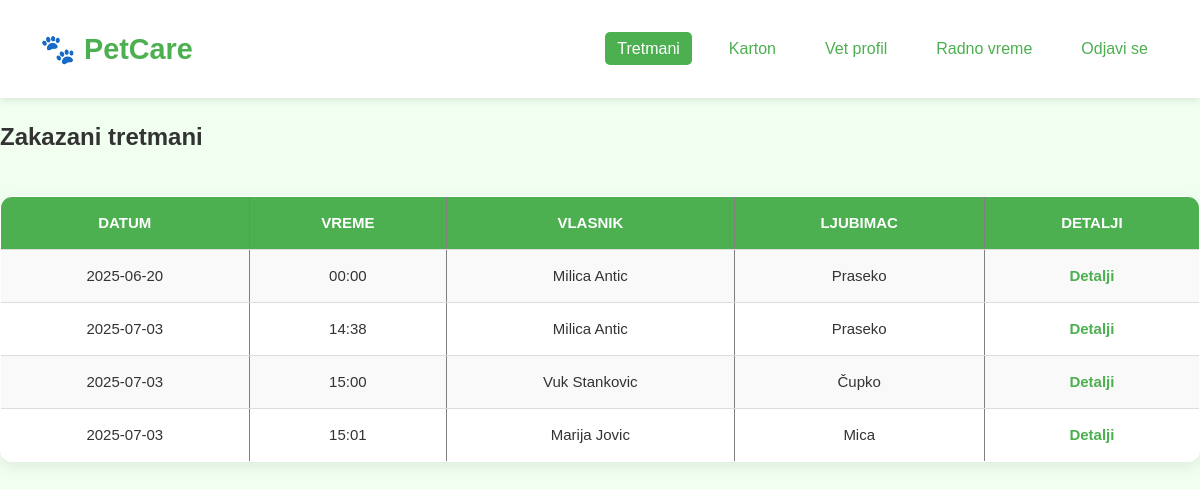
Before: /vet_treatments_info.php (signed in) with the older database file.
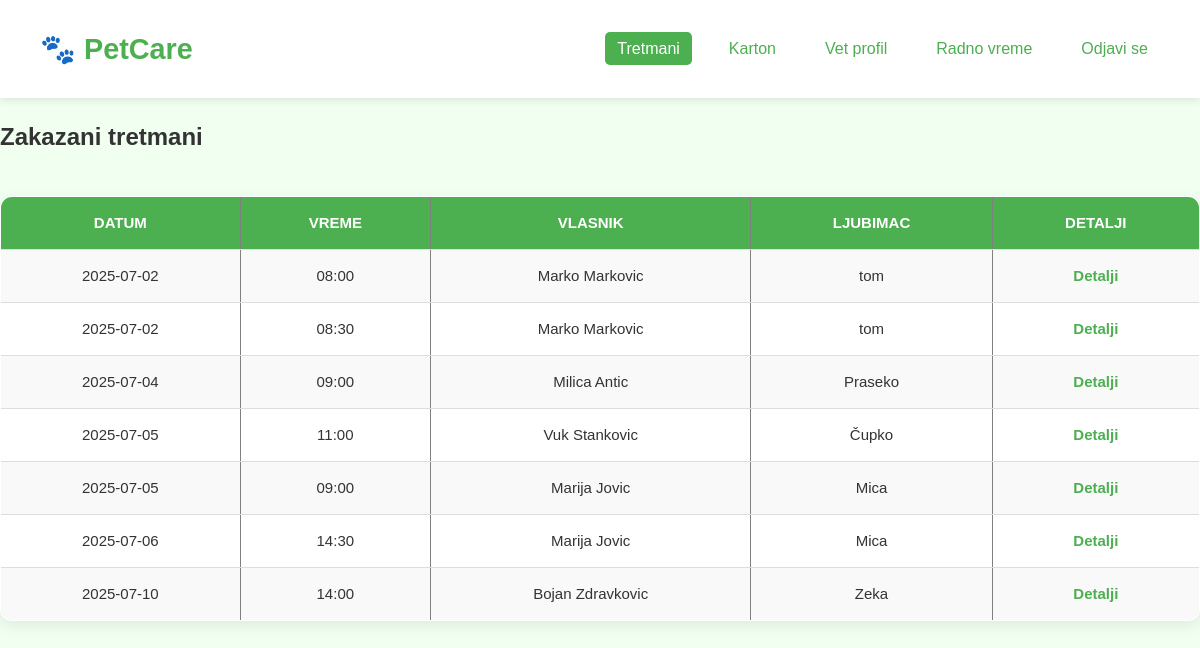
After: the same page with the newer database file.
### tables this page shows
CREATE TABLE `appointments` (
  `id` int(10) UNSIGNED NOT NULL,
  `pet_id` int(10) UNSIGNED NOT NULL,
  `veterinarian_id` int(10) UNSIGNED NOT NULL,
  `service_id` int(10) UNSIGNED NOT NULL,
  `appointment_date` datetime NOT NULL,
  `start_time` time NOT NULL,
  `end_time` time NOT NULL,
  `time_slot` time DEFAULT NULL,
  `status` enum('scheduled','canceled','done') DEFAULT 'scheduled',
  `notes` text DEFAULT NULL,
  `created_at` datetime DEFAULT current_timestamp(),
  `reservation_code` varchar(100) DEFAULT NULL,
  `user_id` int(11) DEFAULT NULL,
  `schedule_id` int(11) DEFAULT NULL
);

CREATE TABLE `pets` (
  `id` int(10) UNSIGNED NOT NULL,
  `name` varchar(100) NOT NULL,
  `age` int(11) DEFAULT NULL,
  `birth_date` date DEFAULT NULL,
  `gender` enum('muski','zenski','nepoznat') DEFAULT 'nepoznat',
  `type_id` int(10) UNSIGNED DEFAULT NULL,
  `breed_id` int(10) UNSIGNED DEFAULT NULL,
  `owner_id` int(10) UNSIGNED DEFAULT NULL,
  `photo` varchar(255) DEFAULT NULL
);

### functions.php (called while the page is built, shortened)
<?php
function get_appointments_for_vet(PDO $pdo, int $vetId): array {
    $stmt = $pdo->prepare("
        SELECT
            a.id AS appointment_id,
            a.appointment_date,
            a.start_time,
            p.name AS pet_name,
            CONCAT(u.first_name, ' ', u.last_name) AS owner_name
        FROM appointments a
        JOIN pets p ON a.pet_id = p.id
        JOIN pet_owners po ON p.owner_id = po.id
        JOIN users u ON po.user_id = u.id
        WHERE a.veterinarian_id = ?
        ORDER BY a.appointment_date ASC
    ");
    $stmt->execute([$vetId]);
    return $stmt->fetchAll(PDO::FETCH_ASSOC);
}

### vet_treatments_info.php (the view, shortened to what this page needs)
<?php
require_once 'functions.php';
$vetId = $_SESSION['vet_id'];
$tretmani = get_appointments_for_vet($pdo, $vetId);
?>
<!DOCTYPE html>
<html>
<head>
    <link rel="stylesheet" href="css/css.css">
</head>
<body>
<header>
    <div class="logo">🐾 PetCare</div>
    <nav>
        <ul>
            <li><a href="vet_treatments_info.php" class="active">Tretmani</a></li>
            <li><a href="vet_electronic_card.php">Karton</a></li>
            <li><a href="vet_profile.php">Vet profil</a></li>
            <li><a href="vet_schedule.php">Radno vreme</a></li>
            <li><a href="logout.php">Odjavi se</a></li>
        </ul>
    </nav>
</header>
<h2>Zakazani tretmani</h2>
<table border="1" cellpadding="8" cellspacing="0">
    <tr>
        <th>Datum</th>
        <th>Vreme</th>
        <th>Vlasnik</th>
        <th>Ljubimac</th>
        <th>Detalji</th>
    </tr>
    <?php foreach ($tretmani as $t): ?>
        <tr>
            <td><?= date('Y-m-d', strtotime($t['appointment_date'])) ?></td>
            <td><?= date('H:i', strtotime($t['start_time'])) ?></td>
            <td><?= htmlspecialchars($t['owner_name']) ?></td>
            <td><?= htmlspecialchars($t['pet_name']) ?></td>
            <td>
                <?php echo '<a href="vet_treatments_details.php?appointment_id=' . $t['appointment_id'] . '">Detalji</a>'; ?>
            </td>
        </tr>
    <?php endforeach; ?>
</table>
</body>
</html>

### css/css.css (style rules this page uses)
html, body { height: 100%; margin: 0; padding: 0; box-sizing: border-box; font-family: 'Segoe UI', sans-serif; }
body { display: flex; flex-direction: column; min-height: 100vh; background-color: #eaffea; color: #333; line-height: 1.6; }
a { text-decoration: none; color: #4caf50; }
header { background-color: #ffffff; padding: 20px 40px; display: flex; justify-content: space-between; align-items: center; box-shadow: 0 2px 8px rgba(0,0,0,0.1); position: sticky; top: 0; z-index: 999; }
.logo { font-size: 1.8rem; font-weight: bold; color: #4caf50; }
nav ul { list-style: none; display: flex; gap: 25px; }
nav ul li a { padding: 8px 12px; border-radius: 5px; transition: background 0.3s ease; }
nav ul li a:hover, nav ul li a.active { background-color: #4caf50; color: white; }
body { margin: 0; padding: 0; font-family: sans-serif; background: #f0fff0; }
table { width: 100%; border-collapse: collapse; border-radius: 12px; overflow: hidden; box-shadow: 0 5px 15px rgba(0, 0, 0, 0.08); background-color: white; margin-top: 20px; }
table th, table td { padding: 14px 18px; text-align: center; border-bottom: 1px solid #ddd; font-size: 15px; }
table th { background-color: #4caf50; color: white; font-weight: 600; text-transform: uppercase; }
table tr:nth-child(even) { background-color: #f9f9f9; }
table td a { color: #4caf50; font-weight: bold; text-decoration: none; }

Changed rows visible on the page:
removed appointments: appointment_date "2025-06-20", start_time "00:00", owner_name "Milica Antic", pet.name "Praseko"
added appointments: appointment_date "2025-07-02", start_time "08:00", owner_name "Marko Markovic", pet.name "tom"
added appointments: appointment_date "2025-07-02", start_time "08:30", owner_name "Marko Markovic", pet.name "tom"
changed appointments "Praseko": appointment_date "2025-07-03" → "2025-07-04"; start_time "14:38" → "09:00"
changed appointments "Čupko": appointment_date "2025-07-03" → "2025-07-05"; start_time "15:00" → "11:00"
added appointments: appointment_date "2025-07-05", start_time "09:00", owner_name "Marija Jovic", pet.name "Mica"
changed appointments (number 6 of 7 on the later page): appointment_date "2025-07-03" → "2025-07-06"; start_time "15:01" → "14:30"
added appointments: appointment_date "2025-07-10", start_time "14:00", owner_name "Bojan Zdravkovic", pet.name "Zeka"
